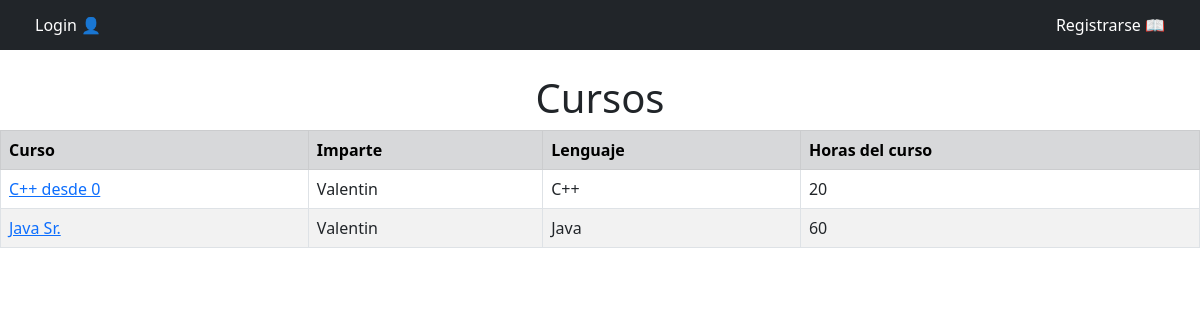
Page /curso/ on the committed database.
### Cursos/models.py (models this page shows, shortened)
class Curso(models.Model):
    Nombre = models.CharField(max_length=50)
    Descripcion = models.TextField(max_length=300)
    Creador = models.ForeignKey(get_user_model(), on_delete=models.CASCADE)
    Experiencia = models.IntegerField()
    Lenguaje = models.ForeignKey(Lenguaje, on_delete=models.CASCADE)
    Horas = models.IntegerField()
    Contacto = models.CharField(max_length=50)
    FechaCreacion = models.DateTimeField(auto_now_add=True)

class Lenguaje(models.Model):
    Nombre = models.CharField(max_length=50)
    Historia = models.TextField(max_length=200)
    def __str__(self):
        return self.Nombre

### users/models.py (models this page shows)
class CostumUser(AbstractUser):
    Nombre = models.CharField(max_length=30)
    edad = models.IntegerField(null=True, blank=True)
    pais = models.CharField(max_length=30)

### Cursos/views.py (the view)
# urls.py: path('curso/', CursosPageView.as_view(), name='curso'),
class CursosPageView(ListView):
    template_name = 'cursos.html'
    model = Curso
    context_object_name = 'Todos_Los_Cursos'

### Cursos/templates/cursos.html (shortened to what this page needs)
{% extends 'base.html' %}
{% block content %}
<h1 style="text-align: center;">Cursos</h1>
<table style="margin: 0 auto;" class="table table-striped table-bordered">
    <tr class="table-secondary">
        <th>Curso</th>
        <th>Imparte</th>
        <th>Lenguaje</th>
        <th>Horas del curso</th>
    </tr>
    {% for curso in Todos_Los_Cursos %}
    <tr>
        <td><a href="{% url 'curso_detalle' curso.pk %}">{{curso.Nombre}}</a></td>
        <td>{{curso.Creador}}</td>
        <td>{{curso.Lenguaje}}</td>
        <td>{{curso.Horas}}</td>
    </tr>
    {% endfor %}
</table>
{% endblock %}

### rows in the picture
Curso: Nombre "C++ desde 0", Creador "Valentin", Lenguaje "C++", Horas "20"
Curso: Nombre "Java Sr.", Creador "Valentin", Lenguaje "Java", Horas "60"
